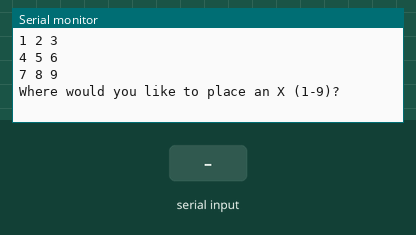
Bench run of a sketch on a simulated Arduino Uno, built with avr-gcc and run on an emulated ATmega328P. Parts: the last lines printed to the serial monitor. The test bench sets the inputs (shaded band). Random numbers use the default seed unless the sketch sets one.

Above: at 1.2 s.
1.3 s: "90,45\n" received over Serial
3.8 s: "2\n" received over Serial
At 5.7 s:
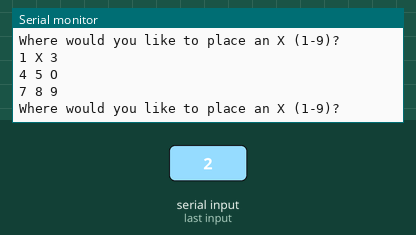
6.3 s: "5\n" received over Serial
At 8.5 s:
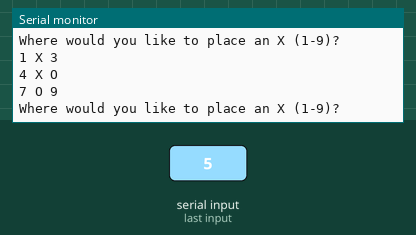
8.8 s: "2\n" received over Serial
Timing chart, 0 to 11.8 s (numbered marks = the images above; inputs shaded):
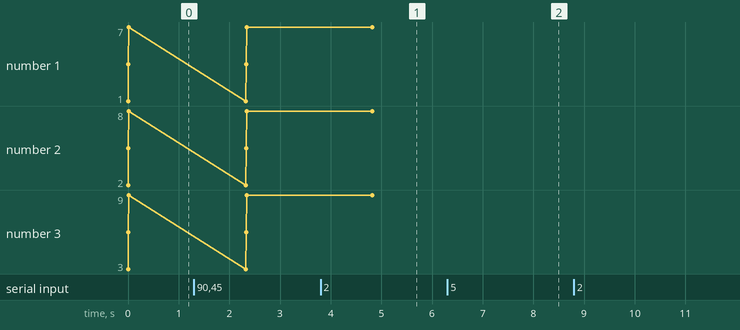

Measured:
- after the input at 3.8 s, the serial monitor: prints a new line after 1.0 s (image 1)
- after the input at 6.3 s, the serial monitor: prints a new line after 1.0 s (image 2)

The sketch:

Tic-Tac-Toe.ino
```cpp
char board[9] = {'1', '2', '3', '4', '5', '6', '7', '8', '9'};

void setup() {
  // put your setup code here, to run once:
  Serial.begin(9600);
  randomSeed(analogRead(0));
}

void showBoard() {
  for (int i = 0; i < 9; i++) {
    Serial.print(board[i]);
    if (i % 3 == 2) {
      Serial.println(); // new line after every third element
    } else {
      Serial.print(" "); // space between elements
    }
  }
}

void reset() {
  for (int i = 0; i < 9; i++) {
    board[i] = i + '1';
  }
  Serial.println("Press any key to play again.");
  while (Serial.available() == 0) {
    // wait for user input
  }
  Serial.read(); // clear the input buffer
}

void checkLine(int a, int b, int c) {
  if (board[a] == board[b] && board[b] == board[c]) {
    showBoard();
    Serial.print(board[a]);
    Serial.println(" wins!");
    reset();
  }
}

void checkBoard() {
  // search for win/loss
  checkLine(0, 1, 2);
  checkLine(3, 4, 5);
  checkLine(6, 7, 8);
  checkLine(0, 3, 6);
  checkLine(1, 4, 7);
  checkLine(2, 5, 8);
  checkLine(0, 4, 8);
  checkLine(2, 4, 6);
  //search for full board
  bool full = true;
  for (int i = 0; i < 9; i++) {
    if (board[i] != 'X' && board[i] != 'O') {
      full = false;
      break;
    }
  }
  if (full) {
    // cat's game
    showBoard();
    Serial.println("Cat's game...it's a draw!");
    reset();
  }
}

void goCPU() {
  int choiceCPU = random(9);
  while (board[choiceCPU] == 'X' || board[choiceCPU] == 'O') {
    choiceCPU = random(9);
  }
  board[choiceCPU] = 'O';
}

void loop() {
  // put your main code here, to run repeatedly:
  showBoard();
  Serial.println("Where would you like to place an X (1-9)?");
  while (Serial.available() == 0) {
    // wait for user input
  }
  int chosenIndex = Serial.readString().toInt() - 1;
  if (board[chosenIndex] == 'X' || board[chosenIndex] == 'O') {
    Serial.println("That space is already taken!");
  } else if (chosenIndex < 0 || chosenIndex > 8) {
    Serial.println("Invalid selection!");
  } else {
    board[chosenIndex] = 'X';
    checkBoard();
    goCPU();
    checkBoard();
  }
}
```
